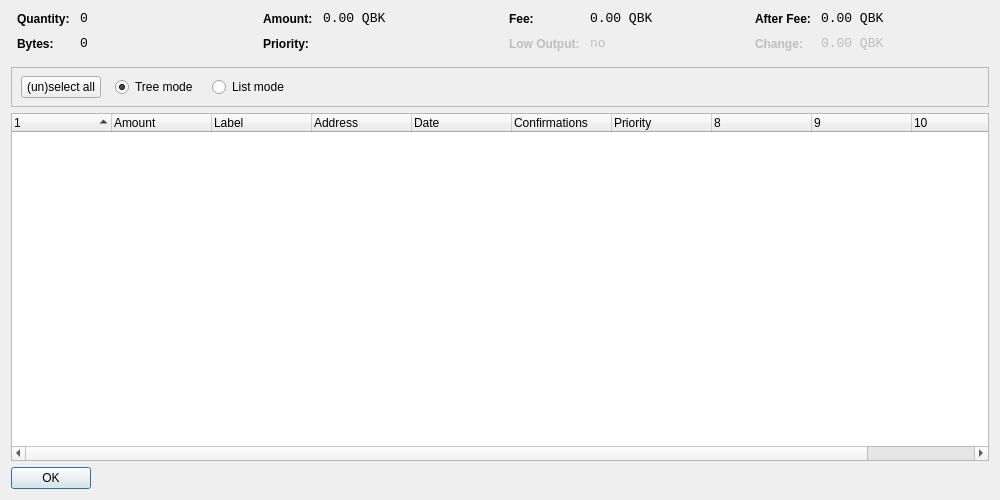
<?xml version="1.0" encoding="UTF-8"?>
<ui version="4.0">
 <class>CoinControlDialog</class>
 <widget class="QDialog" name="CoinControlDialog">
  <property name="geometry">
   <rect>
    <x>0</x>
    <y>0</y>
    <width>1000</width>
    <height>500</height>
   </rect>
  </property>
  <property name="windowTitle">
   <string>Coin Control</string>
  </property>
  <layout class="QVBoxLayout" name="verticalLayout">
   <item>
    <layout class="QHBoxLayout" name="horizontalLayoutTop" stretch="0,0,0,0">
     <property name="topMargin">
      <number>0</number>
     </property>
     <property name="bottomMargin">
      <number>10</number>
     </property>
     <item>
      <layout class="QFormLayout" name="formLayoutCoinControl1">
       <property name="horizontalSpacing">
        <number>10</number>
       </property>
       <property name="verticalSpacing">
        <number>10</number>
       </property>
       <property name="leftMargin">
        <number>6</number>
       </property>
       <property name="rightMargin">
        <number>6</number>
       </property>
       <item row="0" column="0">
        <widget class="QLabel" name="labelCoinControlQuantityText">
         <property name="styleSheet">
          <string notr="true">font-weight:bold;</string>
         </property>
         <property name="text">
          <string>Quantity:</string>
         </property>
        </widget>
       </item>
       <item row="0" column="1">
        <widget class="QLabel" name="labelCoinControlQuantity">
         <property name="font">
          <font>
           <family>Monospace</family>
           <pointsize>10</pointsize>
          </font>
         </property>
         <property name="cursor">
          <cursorShape>IBeamCursor</cursorShape>
         </property>
         <property name="contextMenuPolicy">
          <enum>Qt::ActionsContextMenu</enum>
         </property>
         <property name="text">
          <string notr="true">0</string>
         </property>
         <property name="textInteractionFlags">
          <set>Qt::LinksAccessibleByMouse|Qt::TextSelectableByKeyboard|Qt::TextSelectableByMouse</set>
         </property>
        </widget>
       </item>
       <item row="1" column="0">
        <widget class="QLabel" name="labelCoinControlBytesText">
         <property name="styleSheet">
          <string notr="true">font-weight:bold;</string>
         </property>
         <property name="text">
          <string>Bytes:</string>
         </property>
        </widget>
       </item>
       <item row="1" column="1">
        <widget class="QLabel" name="labelCoinControlBytes">
         <property name="font">
          <font>
           <family>Monospace</family>
           <pointsize>10</pointsize>
          </font>
         </property>
         <property name="cursor">
          <cursorShape>IBeamCursor</cursorShape>
         </property>
         <property name="contextMenuPolicy">
          <enum>Qt::ActionsContextMenu</enum>
         </property>
         <property name="text">
          <string notr="true">0</string>
         </property>
         <property name="textInteractionFlags">
          <set>Qt::LinksAccessibleByMouse|Qt::TextSelectableByKeyboard|Qt::TextSelectableByMouse</set>
         </property>
        </widget>
       </item>
      </layout>
     </item>
     <item>
      <layout class="QFormLayout" name="formLayoutCoinControl2">
       <property name="horizontalSpacing">
        <number>10</number>
       </property>
       <property name="verticalSpacing">
        <number>10</number>
       </property>
       <property name="leftMargin">
        <number>6</number>
       </property>
       <property name="rightMargin">
        <number>6</number>
       </property>
       <item row="0" column="0">
        <widget class="QLabel" name="labelCoinControlAmountText">
         <property name="styleSheet">
          <string notr="true">font-weight:bold;</string>
         </property>
         <property name="text">
          <string>Amount:</string>
         </property>
        </widget>
       </item>
       <item row="0" column="1">
        <widget class="QLabel" name="labelCoinControlAmount">
         <property name="font">
          <font>
           <family>Monospace</family>
           <pointsize>10</pointsize>
          </font>
         </property>
         <property name="cursor">
          <cursorShape>IBeamCursor</cursorShape>
         </property>
         <property name="contextMenuPolicy">
          <enum>Qt::ActionsContextMenu</enum>
         </property>
         <property name="text">
          <string notr="true">0.00 QBK</string>
         </property>
         <property name="textInteractionFlags">
          <set>Qt::LinksAccessibleByMouse|Qt::TextSelectableByKeyboard|Qt::TextSelectableByMouse</set>
         </property>
        </widget>
       </item>
       <item row="1" column="0">
        <widget class="QLabel" name="labelCoinControlPriorityText">
         <property name="styleSheet">
          <string notr="true">font-weight:bold;</string>
         </property>
         <property name="text">
          <string>Priority:</string>
         </property>
        </widget>
       </item>
       <item row="1" column="1">
        <widget class="QLabel" name="labelCoinControlPriority">
         <property name="font">
          <font>
           <family>Monospace</family>
           <pointsize>10</pointsize>
          </font>
         </property>
         <property name="cursor">
          <cursorShape>IBeamCursor</cursorShape>
         </property>
         <property name="contextMenuPolicy">
          <enum>Qt::ActionsContextMenu</enum>
         </property>
         <property name="text">
          <string/>
         </property>
         <property name="textInteractionFlags">
          <set>Qt::LinksAccessibleByMouse|Qt::TextSelectableByKeyboard|Qt::TextSelectableByMouse</set>
         </property>
        </widget>
       </item>
      </layout>
     </item>
     <item>
      <layout class="QFormLayout" name="formLayoutCoinControl3">
       <property name="horizontalSpacing">
        <number>10</number>
       </property>
       <property name="verticalSpacing">
        <number>10</number>
       </property>
       <property name="leftMargin">
        <number>6</number>
       </property>
       <property name="rightMargin">
        <number>6</number>
       </property>
       <item row="0" column="0">
        <widget class="QLabel" name="labelCoinControlFeeText">
         <property name="styleSheet">
          <string notr="true">font-weight:bold;</string>
         </property>
         <property name="text">
          <string>Fee:</string>
         </property>
        </widget>
       </item>
       <item row="0" column="1">
        <widget class="QLabel" name="labelCoinControlFee">
         <property name="font">
          <font>
           <family>Monospace</family>
           <pointsize>10</pointsize>
          </font>
         </property>
         <property name="cursor">
          <cursorShape>IBeamCursor</cursorShape>
         </property>
         <property name="contextMenuPolicy">
          <enum>Qt::ActionsContextMenu</enum>
         </property>
         <property name="text">
          <string notr="true">0.00 QBK</string>
         </property>
         <property name="textInteractionFlags">
          <set>Qt::LinksAccessibleByMouse|Qt::TextSelectableByKeyboard|Qt::TextSelectableByMouse</set>
         </property>
        </widget>
       </item>
       <item row="1" column="0">
        <widget class="QLabel" name="labelCoinControlLowOutputText">
         <property name="enabled">
          <bool>false</bool>
         </property>
         <property name="styleSheet">
          <string notr="true">font-weight:bold;</string>
         </property>
         <property name="text">
          <string>Low Output:</string>
         </property>
        </widget>
       </item>
       <item row="1" column="1">
        <widget class="QLabel" name="labelCoinControlLowOutput">
         <property name="enabled">
          <bool>false</bool>
         </property>
         <property name="font">
          <font>
           <family>Monospace</family>
           <pointsize>10</pointsize>
          </font>
         </property>
         <property name="cursor">
          <cursorShape>IBeamCursor</cursorShape>
         </property>
         <property name="contextMenuPolicy">
          <enum>Qt::ActionsContextMenu</enum>
         </property>
         <property name="text">
          <string notr="true">no</string>
         </property>
         <property name="textInteractionFlags">
          <set>Qt::LinksAccessibleByMouse|Qt::TextSelectableByKeyboard|Qt::TextSelectableByMouse</set>
         </property>
        </widget>
       </item>
      </layout>
     </item>
     <item>
      <layout class="QFormLayout" name="formLayoutCoinControl4">
       <property name="horizontalSpacing">
        <number>10</number>
       </property>
       <property name="verticalSpacing">
        <number>10</number>
       </property>
       <property name="leftMargin">
        <number>6</number>
       </property>
       <property name="rightMargin">
        <number>6</number>
       </property>
       <item row="0" column="0">
        <widget class="QLabel" name="labelCoinControlAfterFeeText">
         <property name="styleSheet">
          <string notr="true">font-weight:bold;</string>
         </property>
         <property name="text">
          <string>After Fee:</string>
         </property>
        </widget>
       </item>
       <item row="0" column="1">
        <widget class="QLabel" name="labelCoinControlAfterFee">
         <property name="font">
          <font>
           <family>Monospace</family>
           <pointsize>10</pointsize>
          </font>
         </property>
         <property name="cursor">
          <cursorShape>IBeamCursor</cursorShape>
         </property>
         <property name="contextMenuPolicy">
          <enum>Qt::ActionsContextMenu</enum>
         </property>
         <property name="text">
          <string notr="true">0.00 QBK</string>
         </property>
         <property name="textInteractionFlags">
          <set>Qt::LinksAccessibleByMouse|Qt::TextSelectableByKeyboard|Qt::TextSelectableByMouse</set>
         </property>
        </widget>
       </item>
       <item row="1" column="0">
        <widget class="QLabel" name="labelCoinControlChangeText">
         <property name="enabled">
          <bool>false</bool>
         </property>
         <property name="styleSheet">
          <string notr="true">font-weight:bold;</string>
         </property>
         <property name="text">
          <string>Change:</string>
         </property>
        </widget>
       </item>
       <item row="1" column="1">
        <widget class="QLabel" name="labelCoinControlChange">
         <property name="enabled">
          <bool>false</bool>
         </property>
         <property name="font">
          <font>
           <family>Monospace</family>
           <pointsize>10</pointsize>
          </font>
         </property>
         <property name="cursor">
          <cursorShape>IBeamCursor</cursorShape>
         </property>
         <property name="contextMenuPolicy">
          <enum>Qt::ActionsContextMenu</enum>
         </property>
         <property name="text">
          <string notr="true">0.00 QBK</string>
         </property>
         <property name="textInteractionFlags">
          <set>Qt::LinksAccessibleByMouse|Qt::TextSelectableByKeyboard|Qt::TextSelectableByMouse</set>
         </property>
        </widget>
       </item>
      </layout>
     </item>
    </layout>
   </item>
   <item>
    <widget class="QFrame" name="frame">
     <property name="minimumSize">
      <size>
       <width>0</width>
       <height>40</height>
      </size>
     </property>
     <property name="frameShape">
      <enum>QFrame::StyledPanel</enum>
     </property>
     <property name="frameShadow">
      <enum>QFrame::Sunken</enum>
     </property>
     <widget class="QWidget" name="horizontalLayoutWidget">
      <property name="geometry">
       <rect>
        <x>10</x>
        <y>0</y>
        <width>781</width>
        <height>41</height>
       </rect>
      </property>
      <layout class="QHBoxLayout" name="horizontalLayoutPanel" stretch="0,0,0,0,0">
       <property name="spacing">
        <number>14</number>
       </property>
       <item>
        <widget class="QPushButton" name="pushButtonSelectAll">
         <property name="sizePolicy">
          <sizepolicy hsizetype="Maximum" vsizetype="Fixed">
           <horstretch>0</horstretch>
           <verstretch>0</verstretch>
          </sizepolicy>
         </property>
         <property name="text">
          <string>(un)select all</string>
         </property>
        </widget>
       </item>
       <item>
        <widget class="QRadioButton" name="radioTreeMode">
         <property name="sizePolicy">
          <sizepolicy hsizetype="Maximum" vsizetype="Fixed">
           <horstretch>0</horstretch>
           <verstretch>0</verstretch>
          </sizepolicy>
         </property>
         <property name="text">
          <string>Tree mode</string>
         </property>
         <property name="checked">
          <bool>true</bool>
         </property>
        </widget>
       </item>
       <item>
        <widget class="QRadioButton" name="radioListMode">
         <property name="sizePolicy">
          <sizepolicy hsizetype="Maximum" vsizetype="Fixed">
           <horstretch>0</horstretch>
           <verstretch>0</verstretch>
          </sizepolicy>
         </property>
         <property name="text">
          <string>List mode</string>
         </property>
        </widget>
       </item>
       <item>
        <spacer name="horizontalSpacer">
         <property name="orientation">
          <enum>Qt::Horizontal</enum>
         </property>
         <property name="sizeHint" stdset="0">
          <size>
           <width>40</width>
           <height>20</height>
          </size>
         </property>
        </spacer>
       </item>
      </layout>
     </widget>
    </widget>
   </item>
   <item>
    <widget class="CoinControlTreeWidget" name="treeWidget">
     <property name="contextMenuPolicy">
      <enum>Qt::CustomContextMenu</enum>
     </property>
     <property name="sortingEnabled">
      <bool>false</bool>
     </property>
     <property name="columnCount">
      <number>11</number>
     </property>
     <attribute name="headerShowSortIndicator" stdset="0">
      <bool>true</bool>
     </attribute>
     <attribute name="headerStretchLastSection">
      <bool>false</bool>
     </attribute>
     <column>
      <property name="text">
       <string/>
      </property>
     </column>
     <column>
      <property name="text">
       <string>Amount</string>
      </property>
     </column>
     <column>
      <property name="text">
       <string>Label</string>
      </property>
     </column>
     <column>
      <property name="text">
       <string>Address</string>
      </property>
     </column>
     <column>
      <property name="text">
       <string>Date</string>
      </property>
     </column>
     <column>
      <property name="text">
       <string>Confirmations</string>
      </property>
      <property name="toolTip">
       <string>Confirmed</string>
      </property>
     </column>
     <column>
      <property name="text">
       <string>Priority</string>
      </property>
     </column>
     <column>
      <property name="text">
       <string/>
      </property>
     </column>
     <column>
      <property name="text">
       <string/>
      </property>
     </column>
     <column>
      <property name="text">
       <string/>
      </property>
     </column>
     <column>
      <property name="text">
       <string/>
      </property>
     </column>
    </widget>
   </item>
   <item>
    <widget class="QDialogButtonBox" name="buttonBox">
     <property name="sizePolicy">
      <sizepolicy hsizetype="Maximum" vsizetype="Fixed">
       <horstretch>0</horstretch>
       <verstretch>0</verstretch>
      </sizepolicy>
     </property>
     <property name="orientation">
      <enum>Qt::Horizontal</enum>
     </property>
     <property name="standardButtons">
      <set>QDialogButtonBox::Ok</set>
     </property>
    </widget>
   </item>
  </layout>
 </widget>
 <customwidgets>
  <customwidget>
   <class>CoinControlTreeWidget</class>
   <extends>QTreeWidget</extends>
   <header>coincontroltreewidget.h</header>
  </customwidget>
 </customwidgets>
 <resources/>
 <connections/>
</ui>
